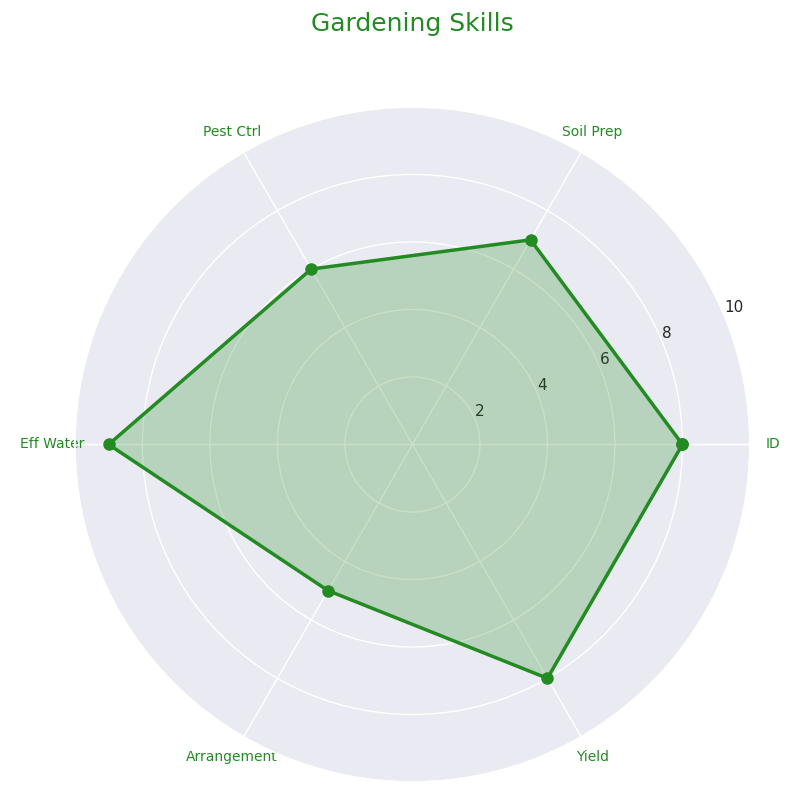

Write Python code to recreate this figure.
import numpy as np
import matplotlib.pyplot as plt

categories = ['ID', 'Soil Prep', 'Pest Ctrl', 'Eff Water', 'Arrangement', 'Yield']
N = len(categories)

values = [8, 7, 6, 9, 5, 8]
values += values[:1]

angles = np.linspace(0, 2 * np.pi, N, endpoint=False).tolist()
angles += angles[:1]

fig, ax = plt.subplots(figsize=(8, 8), subplot_kw=dict(polar=True))

plt.xticks(angles[:-1], categories, color='forestgreen', size=10, rotation=45)

plt.ylim(0, 10)

uniform_color = 'forestgreen'

ax.plot(angles, values, linewidth=2.5, linestyle='-', color=uniform_color, marker='o', markersize=8)
ax.fill(angles, values, uniform_color, alpha=0.25)

plt.title('Gardening Skills', size=18, color=uniform_color, loc='center', y=1.1)

plt.tight_layout()
plt.show()
